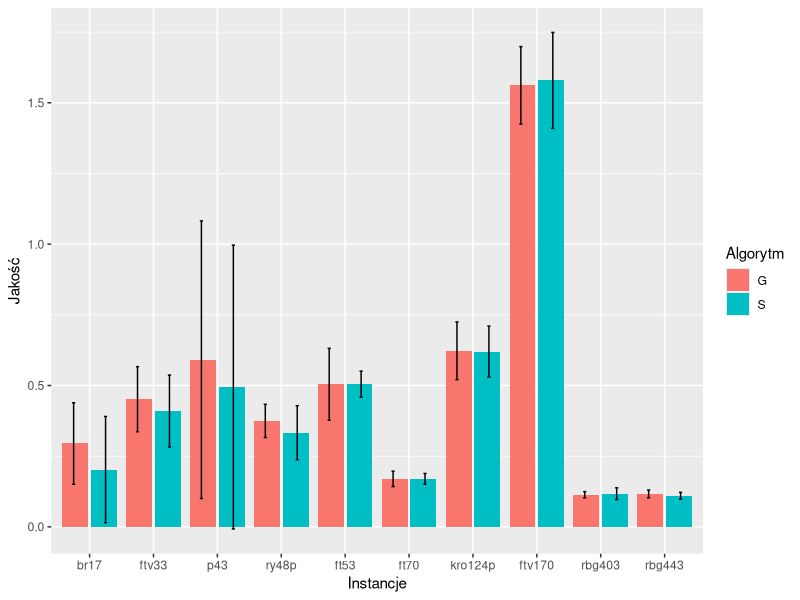
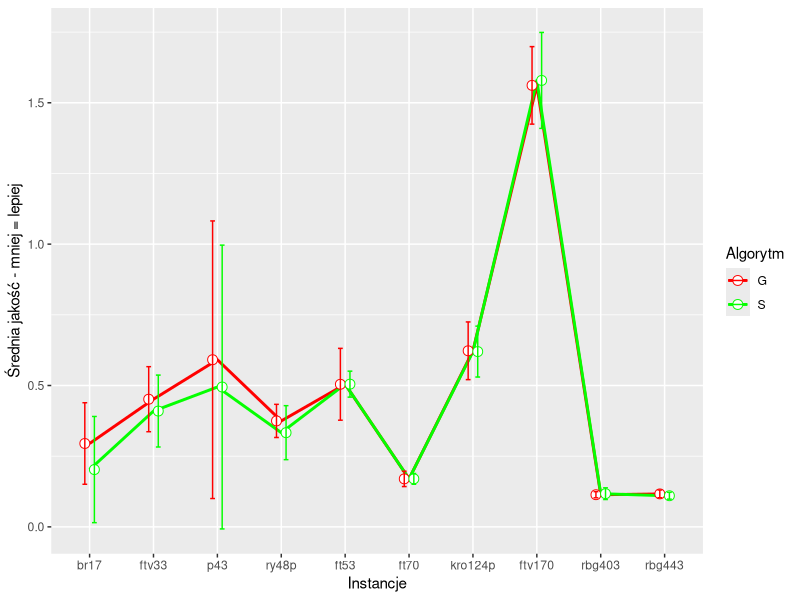
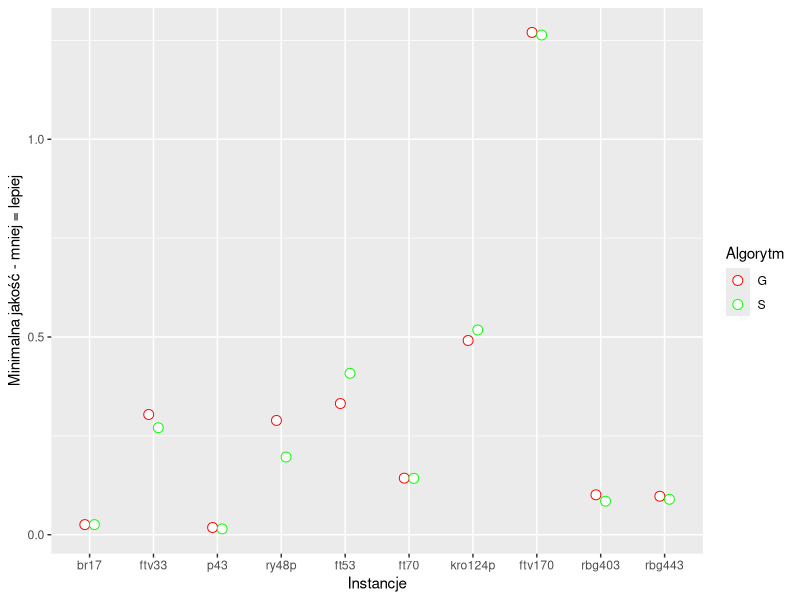
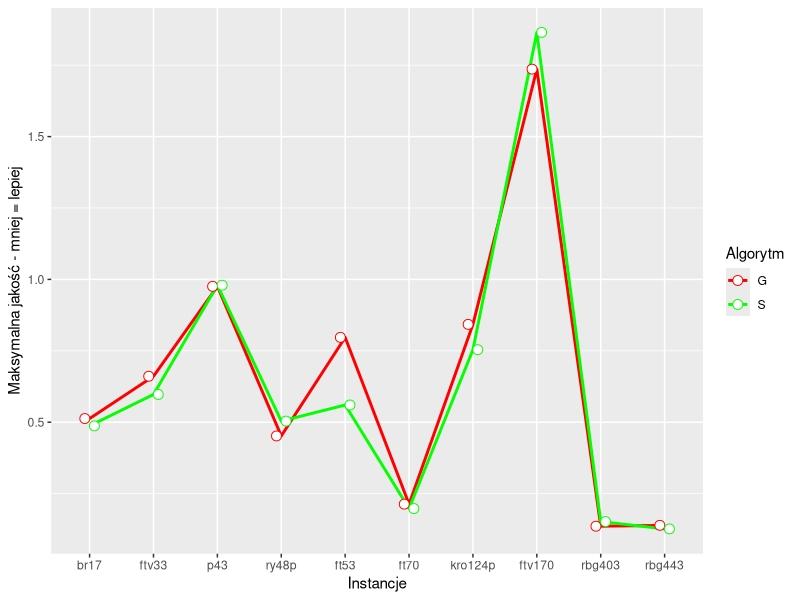
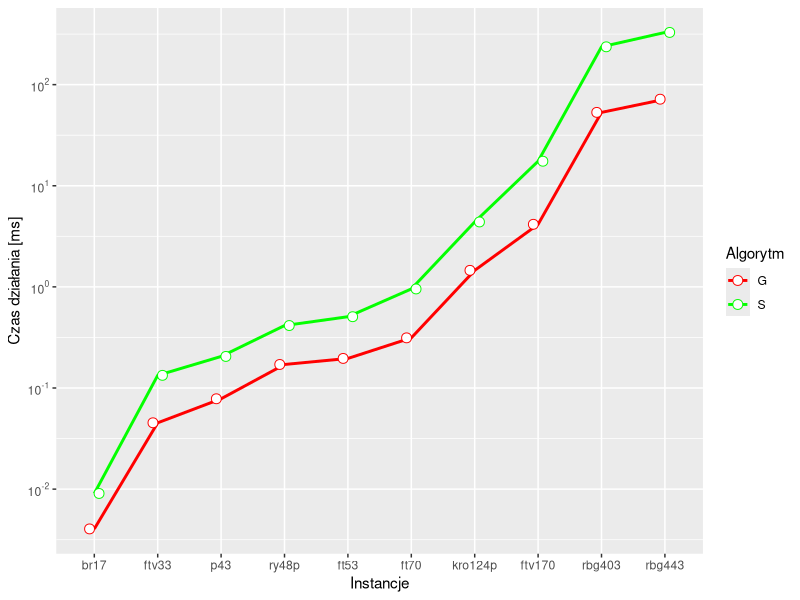
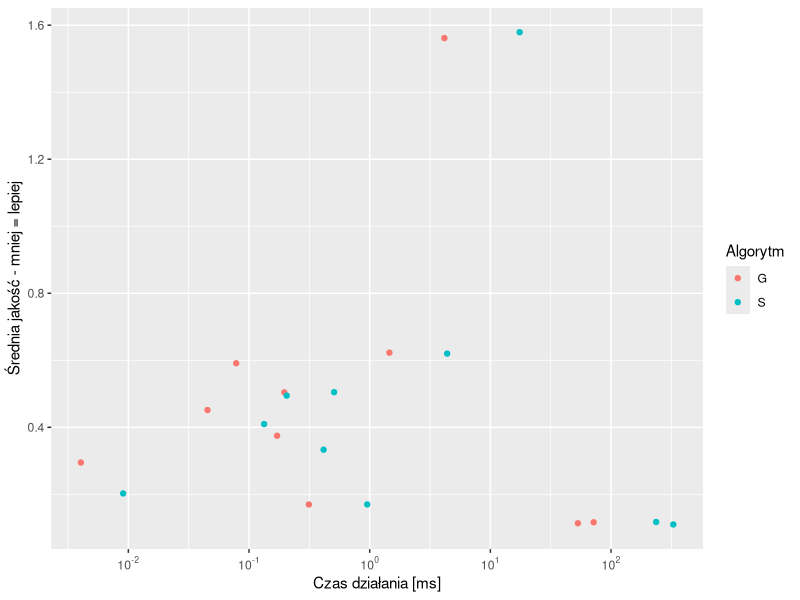
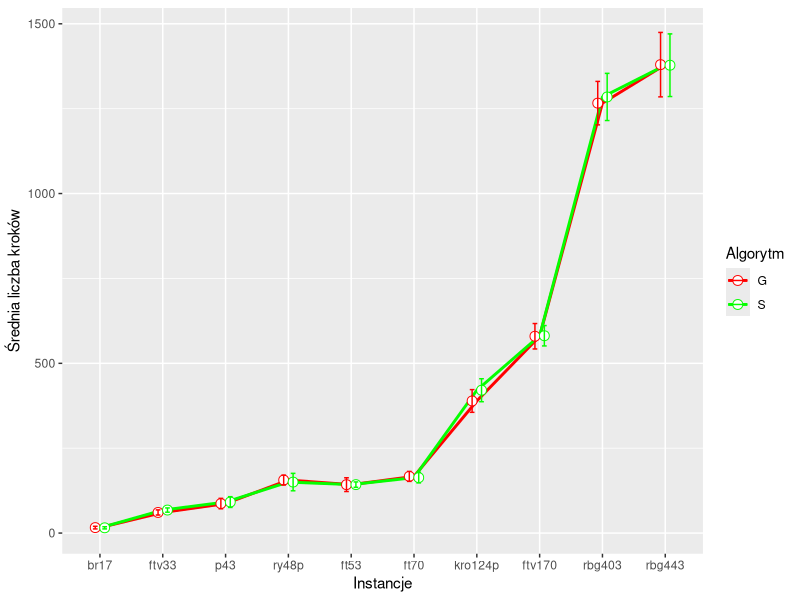
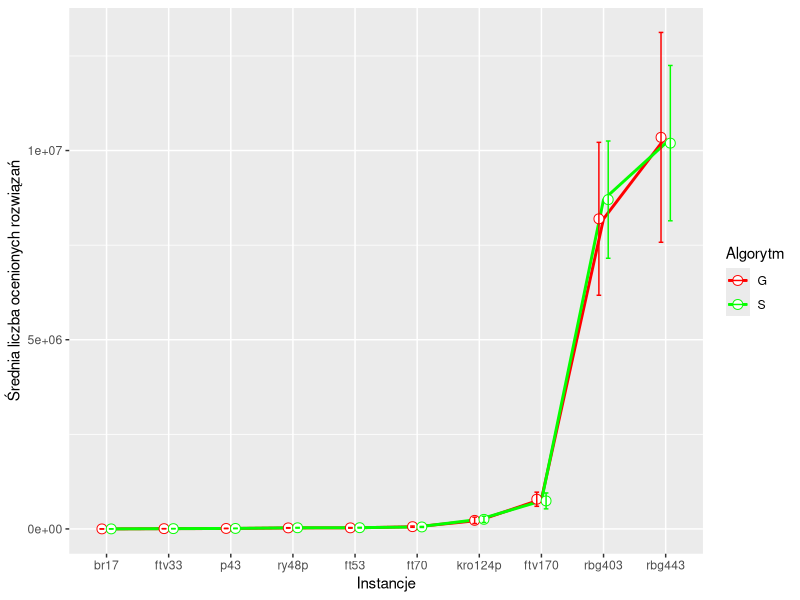

Recreate these plots in R, in order.
## ---- chunk 1
knitr::opts_chunk$set(echo = TRUE)
## ---- chunk 2
# install.packages("Cairo")
library(dplyr)
library(ggplot2)
library(Cairo)
print(getwd())
## ---- chunk 3
results <- read.table("./../results/results.csv", head=TRUE, sep=",")
algs_symbols <- list(Greedy="G", Steepest="S", SimpleHeur="H", Random="R", RandomWalk="RW")
results <- mutate(results, algName=algs_symbols[algName])
algs_unique_names <- unique(results[["algName"]])
results <- as.data.frame(lapply(results, unlist))
knitr::kable(head(results, 21))
## ---- chunk 4
quality <- function(result, optimalResult)
{
  (result-optimalResult)/optimalResult
}

colors = c(G="#ff0000", S="#04ff00", R="#0004ff", RW="#ff9d00", H="#ff00fb")
## ---- chunk 5
temp <- group_by(results, algName, setName)
temp <- summarize(temp, diff=mean(quality(finalResult, optimalResult)), std=sd(quality(finalResult, optimalResult)), nOfCities=mean(nOfCities))

plot <- ggplot(temp, aes(x=reorder(setName, nOfCities), y=diff, std=std, group=algName, fill=factor(algName))) +
  geom_bar(stat="identity", position="dodge2") +
  #geom_point() +
  #geom_line(size=1) +
  geom_errorbar(aes(ymin=diff-std, ymax=diff+std), position = position_dodge(1), width=0.1) +
  ##geom_text(aes(label=sprintf("%0.1f", round(diff, digits=2))), position=position_dodge(width=0.9), vjust=-0.25) +
  labs(x="Instancje", y="Jakość", fill="Algorytm")
  
  filename <- paste("../results/zad2_point1_all", ".pdf", sep="")
  print(plot)
  ggsave(filename, plot=plot, device=cairo_pdf)
## ---- chunk 6
temp <- group_by(results, algName, setName)
temp <- summarize(temp, diff=mean(quality(finalResult, optimalResult)), std=sd(quality(finalResult, optimalResult)), nOfCities=mean(nOfCities))
knitr::kable(head(temp))

pd <- position_dodge(0.3)
plot <- ggplot(temp, aes(x=reorder(setName, nOfCities), y=diff, std=std, group=algName, color=algName)) +
  geom_line(size=1) +
  geom_point(size=3, shape=21, fill="white", position=pd) +
  geom_errorbar(aes(ymin=diff-std, ymax=diff+std, width=0.15), position=pd) +
  # #geom_text(aes(label=sprintf("%0.2f", round(diff, digits=2))), position=position_dodge(width=0.9), vjust=-0.25, size=3) +
  labs(x="Instancje", y="Średnia jakość - mniej = lepiej") +
  scale_color_manual(values=colors, name="Algorytm")
  
  print(plot)
  filename <- paste("../results/zad2_point1_mean_all", ".pdf", sep="")
  ggsave(filename, plot=plot, device=cairo_pdf)
## ---- chunk 7
temp <- group_by(results, algName, setName)
temp <- summarize(temp, diff=min(quality(finalResult, optimalResult)), std=sd(quality(finalResult, optimalResult)), nOfCities=mean(nOfCities))

pd <- position_dodge(0.3)
plot <- ggplot(temp, aes(x=reorder(setName, nOfCities), y=diff, std=std, group=algName, colour=algName)) +
  # geom_line(size=1) +
  geom_point(size=3, shape=21, fill="white", position=pd) +
  # geom_errorbar(aes(ymin=diff-std, ymax=diff+std, width=0.15), position=pd) +
  #geom_text(aes(label=sprintf("%0.1f", round(diff, digits=2))), position=position_dodge(width=0.9), vjust=-0.25, size=3) +
  labs(x="Instancje", y="Minimalna jakość - mniej = lepiej") +
  scale_color_manual(values=colors, name="Algorytm")

  print(plot)
  filename <- paste("../results/zad2_point1_min_all", ".pdf", sep="")
  ggsave(filename, plot=plot, device=cairo_pdf)
## ---- chunk 8
temp <- group_by(results, algName, setName)
temp <- summarize(temp, diff=max(quality(finalResult, optimalResult)), std=sd(quality(finalResult, optimalResult)), nOfCities=mean(nOfCities))

pd <- position_dodge(0.3)
plot <- ggplot(temp, aes(x=reorder(setName, nOfCities), y=diff, std=std, group=algName, colour=algName)) +
  geom_line(size=1) +
  geom_point(size=3, shape=21, fill="white", position=pd) +
  # geom_errorbar(aes(ymin=diff-std, ymax=diff+std, width=0.15), position=pd) +
  #geom_text(aes(label=sprintf("%0.1f", round(diff, digits=2))), position=position_dodge(width=0.9), vjust=-0.25, size=3) +
  labs(x="Instancje", y="Maksymalna jakość - mniej = lepiej") +
  scale_color_manual(values=colors, name="Algorytm")

  print(plot)
  filename <- paste("../results/zad2_point1_max_all", ".pdf", sep="")
  ggsave(filename, plot=plot, device=cairo_pdf)
## ---- chunk 9
require(scales)
temp <- group_by(results, algName, setName)
temp <- summarize(temp, timeOfRunningInMs=mean(timeOfRunningInMs), std=sd(timeOfRunningInMs), nOfCities=mean(nOfCities))

pd <- position_dodge(0.3)
plot <- ggplot(temp, aes(x=reorder(setName, nOfCities), y=timeOfRunningInMs, group=algName, colour=algName)) +
  geom_line(size=1) +
  geom_point(size=3, shape=21, fill="white", pd=position_dodge(0.1), position=pd) +
  #geom_text(aes(label=sprintf("%0.1f", round(timeOfRunningInMs, digits=2))), position=position_dodge(width=0.9), vjust=-0.25, size=3) +
  labs(x="Instancje", y="Czas działania [ms]") +
  scale_y_log10(breaks = trans_breaks("log10", function(x) 10^x), labels = trans_format("log10", math_format(10^.x))) +
  scale_color_manual(values=colors, name="Algorytm")

  print(plot)
  filename <- paste("../results/zad2_point2_all", ".pdf", sep="")
  ggsave(filename, plot=plot, device=cairo_pdf)
## ---- chunk 10
require(scales)
temp <- group_by(results, algName, setName)
temp <- summarize(temp, timeOfRunningInMs=mean(timeOfRunningInMs),diff=mean(quality(finalResult, optimalResult)), nOfCities=mean(nOfCities))
# temp <- select(results, algName, setName, initialResult, finalResult)

plot <- ggplot(temp, aes(x=timeOfRunningInMs, y=diff, colour=algName)) +
  #geom_line(size=1) +
  geom_point() +
  labs(x="Czas działania [ms]", y="Średnia jakość - mniej = lepiej", colour="Algorytm") +
  scale_x_log10(breaks = trans_breaks("log10", function(x) 10^x), labels = trans_format("log10", math_format(10^.x)))
  # scale_x_log10()


print(plot)
filename <- paste("../results/zad2_point3_all", ".pdf", sep="")
ggsave(filename, plot=plot, device=cairo_pdf)
## ---- chunk 11
temp <- group_by(results, algName, setName)
temp <- summarize(temp, meanNumberOfSteps=mean(numberOfSteps), std=sd(numberOfSteps), nOfCities=mean(nOfCities))

pd <- position_dodge(0.3)
plot <- ggplot(temp, aes(x=reorder(setName, nOfCities), y=meanNumberOfSteps, group=algName, colour=algName)) +
  geom_line(size=1) +
  geom_point(size=3, shape=21, fill="white", position=pd) +
  geom_errorbar(aes(ymin=meanNumberOfSteps-std, ymax=meanNumberOfSteps+std, width=0.15), position=pd) +
  #geom_text(aes(label=sprintf("%0.1f", round(meanNumberOfSteps, digits=2))), position=position_dodge(width=0.9), vjust=-0.25, size=3) +
  labs(x="Instancje", y="Średnia liczba kroków") +
  scale_color_manual(values=colors, name="Algorytm")
  
  print(plot)
  filename <- paste("../results/zad2_point4_all", ".pdf", sep="")
  ggsave(filename, plot=plot, device=cairo_pdf)
## ---- chunk 12
temp <- group_by(results, algName, setName)
temp <- summarize(temp, meanNumberOfCheckedResults=mean(numberOfCheckedResults), std=sd(numberOfCheckedResults), nOfCities=mean(nOfCities))

pd <- position_dodge(0.3)
plot <- ggplot(temp, aes(x=reorder(setName, nOfCities), y=meanNumberOfCheckedResults, group=algName, colour=algName)) +
  geom_line(size=1) +
  geom_point(size=3, shape=21, fill="white", position=pd) +
  geom_errorbar(aes(ymin=meanNumberOfCheckedResults-std, ymax=meanNumberOfCheckedResults+std, width=0.15), position=pd) +
  #geom_text(aes(label=sprintf("%0.1f", round(meanNumberOfCheckedResults, digits=2))), position=position_dodge(width=0.9), vjust=-0.25, size=3) +
  labs(x="Instancje", y="Średnia liczba ocenionych rozwiązań") +
  scale_color_manual(values=colors, name="Algorytm")

  print(plot)
  
  filename <- paste("../results/zad2_point5_all", ".pdf", sep="")
  ggsave(filename, plot=plot, device=cairo_pdf)
## ---- chunk 13
temp <- select(results, algName, setName, initialResult, finalResult)

plot <- ggplot(temp, aes(x=initialResult, y=finalResult, group=algName, colour=algName)) +
  facet_wrap(~setName, scales="free") +
  geom_point()

  filename <- paste("../results/zad3_all", ".pdf", sep="")
  print(plot)
  ggsave(filename, plot=plot, device=cairo_pdf)
## ---- chunk 14
temp <- select(results, algName, iterationNumber, setName, finalResult)
temp <- filter(temp, algName=="G", setName=="br17")
# knitr::kable(temp)
numberOfIterations = max(temp[["iterationNumber"]])

minResult = rep(0, numberOfIterations+1)
meanResult = rep(0, numberOfIterations+1)
print(temp[1, ][["algName"]])
for(row in 1:nrow(temp))
{
  minResult[row] = min(temp[1:row, ][["finalResult"]])
  meanResult[row] = mean(temp[1:row, ][["finalResult"]])
}

temp$minResult = minResult
temp$meanResult = meanResult


 plot <- ggplot(temp, aes(x=iterationNumber)) +
   geom_point(aes(y=meanResult, colour="Średnia jakość")) +
   geom_point(aes(y=minResult, colour="Maksymalna jakość")) +
   labs(x="Numer przebiegu", y="Jakość - mniej = lepiej",  colour="")
 
 print(plot)
 filename <- paste("../results/zad4_all", ".pdf", sep="")
 ggsave(filename, plot=plot, device=cairo_pdf)
